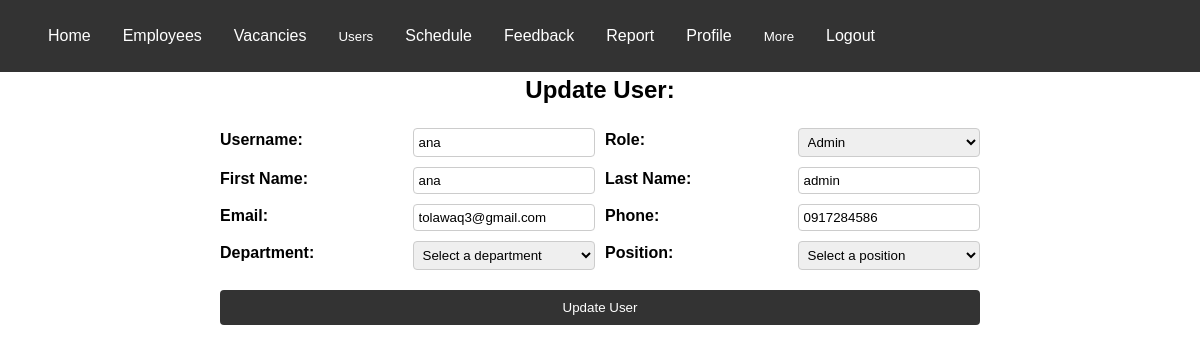
Screenshot of /admin/update_user.php?id=4 with the database file from the repository.
### tables this page shows
CREATE TABLE `users` (
  `id` int(11) NOT NULL,
  `username` varchar(50) NOT NULL,
  `password` varchar(50) NOT NULL,
  `role` varchar(50) NOT NULL,
  `first_name` varchar(50) NOT NULL,
  `last_name` varchar(50) NOT NULL,
  `email` varchar(100) NOT NULL,
  `phone` varchar(20) NOT NULL,
  `department` varchar(50) NOT NULL,
  `position` varchar(50) NOT NULL,
  `profile_picture` longblob DEFAULT NULL
);

### admin/update_user.php (the view, shortened to what this page needs)
<?php
if ($_SERVER["REQUEST_METHOD"] == "POST") {
    $servername = "localhost";
    $username = "root";
    $password = "";
    $dbname = "hrms";
    $conn = new mysqli($servername, $username, $password, $dbname);
    if ($conn->connect_error) {
        die("Connection failed: " . $conn->connect_error);
    }
    $stmt = $conn->prepare("UPDATE users SET username=?, password=?, role=?, first_name=?, last_name=?, email=?, phone=?, department=?, position=? WHERE id=?");
    $stmt->bind_param("sssssssssi", $username, $password, $role, $first_name, $last_name, $email, $phone, $department, $position, $id);
    $id = $_POST["id"];
    $username = sanitizeInput($_POST["username"]);
    $role = sanitizeInput($_POST["role"]);
    $first_name = sanitizeInput($_POST["first_name"]);
    $last_name = sanitizeInput($_POST["last_name"]);
    $email = sanitizeInput($_POST["email"]);
    $phone = sanitizeInput($_POST["phone"]);
    $department = sanitizeInput($_POST["department"]);
    $position = sanitizeInput($_POST["position"]);
    if ($stmt->execute()) {
        echo "User updated successfully";
    } else {
        echo "Error updating user: " . $stmt->error;
    }
    $stmt->close();
    $conn->close();
} else {
    $servername = "localhost";
    $username = "root";
    $password = "";
    $dbname = "hrms";
    $conn = new mysqli($servername, $username, $password, $dbname);
    $id = $_GET["id"];
    $sql = "SELECT * FROM users WHERE id=$id";
    $result = $conn->query($sql);
    $row = $result->fetch_assoc();
    ?>
    <!DOCTYPE html>
    <html>
    <head>
    </head>
    <body>
    <h2>Update User:</h2>
    <form
        method="post"
        action="<?php echo htmlspecialchars($_SERVER["PHP_SELF"]); ?>"
        onsubmit="return validateForm()"
    >
        <label for="username">Username:</label>
        <input type="text" id="username" name="username" value="<?php echo $row["username"]; ?>" required>
        <label for="role">Role:</label>
        <select id="role" name="role" required>
            <option value="admin" <?php if ($row["role"] == "admin") echo "selected"; ?>>Admin</option>
        </select>
        <label for="first_name">First Name:</label>
        <input type="text" id="first_name" name="first_name" value="<?php echo $row["first_name"]; ?>" required>
        <label for="last_name">Last Name:</label>
        <input type="text" id="last_name" name="last_name" value="<?php echo $row["last_name"]; ?>" required>
        <label for="email">Email:</label>
        <input type="email" id="email" name="email" value="<?php echo $row["email"]; ?>" required>
        <label for="phone">Phone:</label>
        <input type="tel" id="phone" name="phone" value="<?php echo $row["phone"]; ?>" required>
        <label for="department">Department:</label>
        <select id="department" name="department" required>
            <option value="">Select a department</option>
        </select>
        <label for="position">Position:</label>
        <select id="position" name="position" required>
            <option value="">Select a position</option>
        </select>
        <input type="submit" value="Update User">
    </form>
    </body>
    </html>
    <?php
}
?>

### admin/update_user.php (style rules this page uses)
body { font-family: Arial, sans-serif; font-size: 16px; }
h2 { text-align: center; }
form { display: grid; grid-template-columns: repeat(4, 1fr); grid-gap: 10px; max-width: 800px; margin: 0 auto; padding: 20px; }
label { font-weight: bold; }
input[type="text"], input[type="password"], input[type="email"], input[type="tel"], select { width: 100%; padding: 5px; border: 1px solid #ccc; border-radius: 4px; }
input[type="submit"] { grid-column: 1 / span 4; margin-top: 10px; padding: 10px; background-color: #333; color: #fff; border: none; border-radius: 4px; cursor: pointer; }

### rows the page displays
users: username "ana", role "Admin", first_name "ana", last_name "admin", email "tolawaq3@gmail.com", phone "0917284586"
